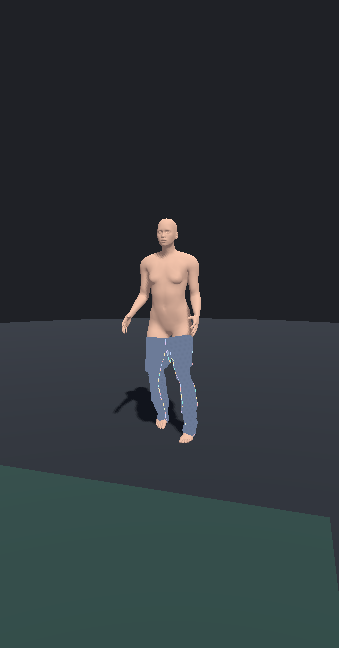
#> input picture godot/docs-shots/athletic_charlie.png, 339 x 648 px, given in place of walk_file_petite.png, which was not available
$ python montage2.py ../../godot/docs-shots ../../godot/docs-shots/athletic_penelope.png ../../godot/docs-shots/athletic_penelope.png ../../godot/docs-shots/athletic_penelope.png
#> lines starting #> are read from the running program, lines starting #| are printed output that depends on the picture; pictures that were not available may be replaced by others from this repository, and a replacement may not be noted
import sys
from PIL import Image
tag, out = sys.argv[1], sys.argv[2]
presets = ['petite', 'average', 'tall', 'curvy', 'athletic', 'plus']
W, H = 300, 640
canvas = Image.new('RGB', (W * len(presets), H * 2), (233, 230, 224))
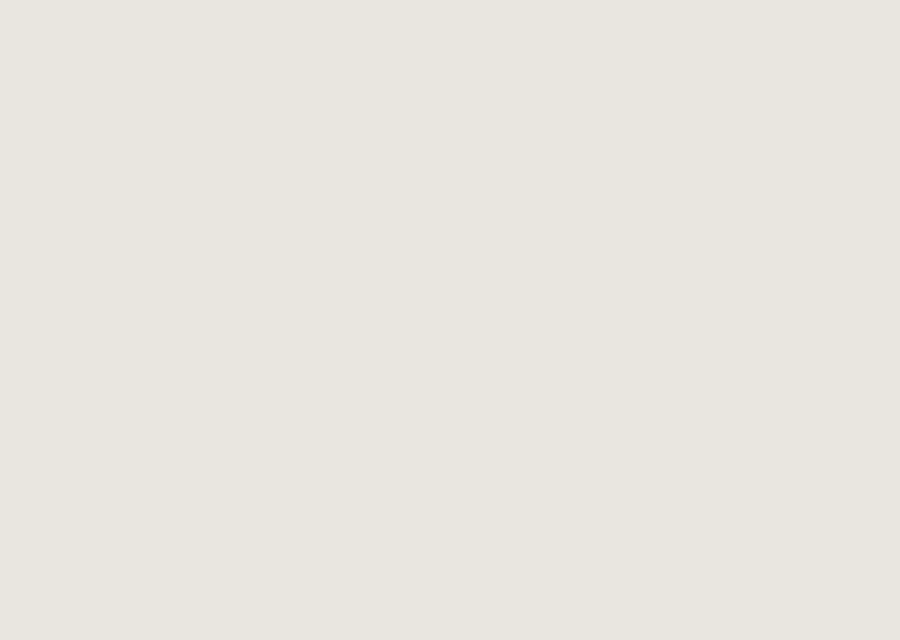
#> canvas: PIL image 1800x1280 RGB (shown at 1/2 size); mean R, G, B 233, 230, 224
for i, p in enumerate(presets):
    im = Image.open(f'{sys.argv[3]}/out_{sys.argv[4]}_{tag}_{p}/walk_file_{p}.png').convert('RGB')
#> im is the input picture: PIL image 339x648 RGB; mean R, G, B 47.1, 54.4, 58
    last = im.width - W
#> last = 39
    canvas.paste(im.crop((last, 0, last + W, H)), (i * W, 0))
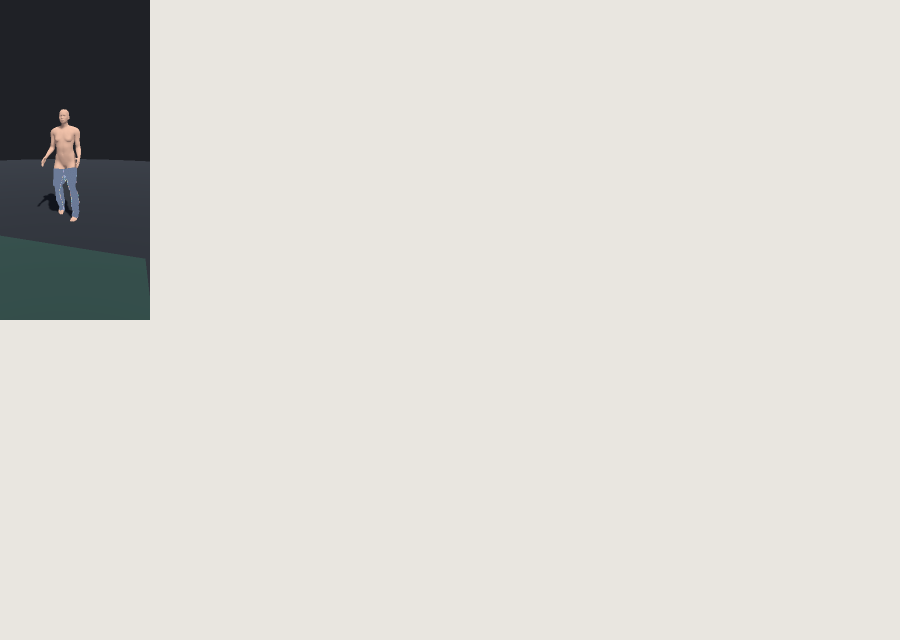
#> canvas: PIL image 1800x1280 RGB (shown at 1/2 size); mean R, G, B 217.6, 215.4, 210.2
    canvas.paste(im.crop((last, H, last + W, 2 * H)), (i * W, H))
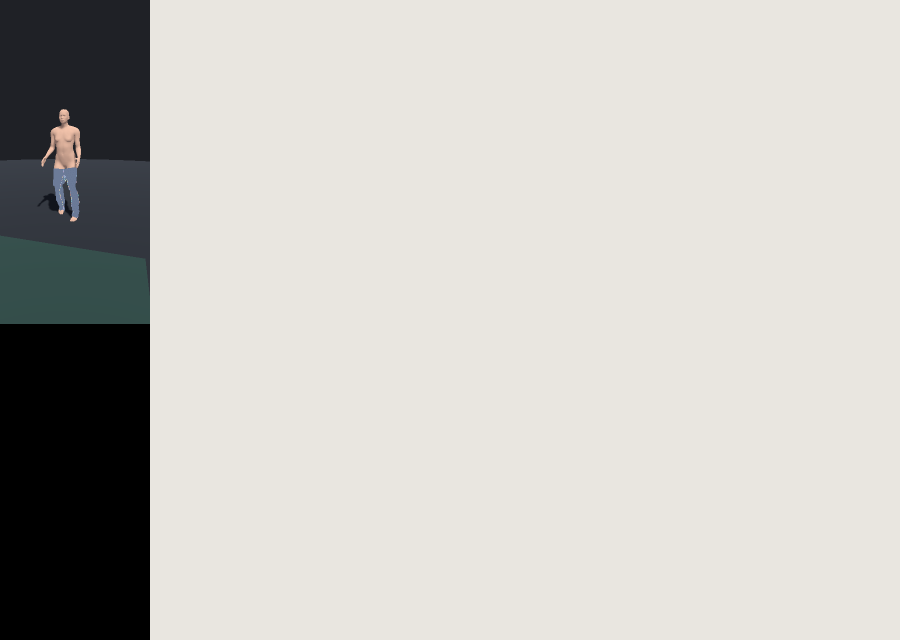
#> canvas: PIL image 1800x1280 RGB (shown at 1/2 size); mean R, G, B 198.2, 196.3, 191.6
#> pass 2 of the loop `for i, p in enumerate(presets):`:
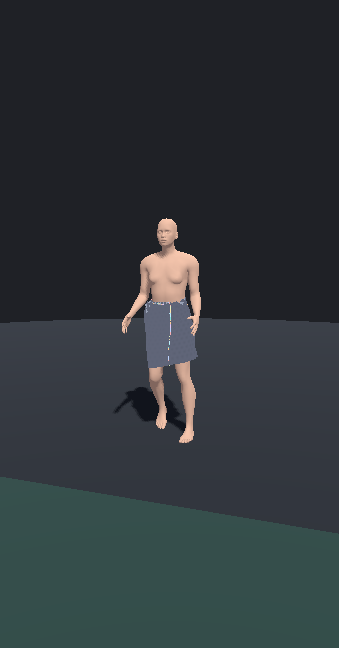
#> input picture godot/docs-shots/athletic_penelope.png, 339 x 648 px, given in place of walk_file_average.png, which was not available
#> im is the input picture: PIL image 339x648 RGB; mean R, G, B 46.7, 53.5, 57.1
#> `canvas.paste(im.crop((last, 0, last + W, H)), (i * W, 0))`:
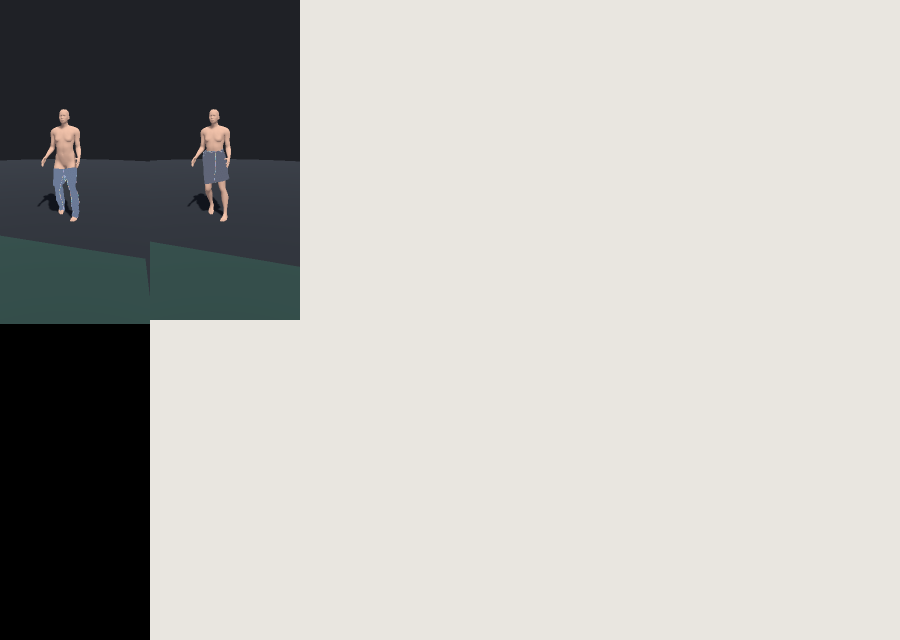
#> canvas: PIL image 1800x1280 RGB (shown at 1/2 size); mean R, G, B 182.7, 181.6, 177.7
#> `canvas.paste(im.crop((last, H, last + W, 2 * H)), (i * W, H))`:
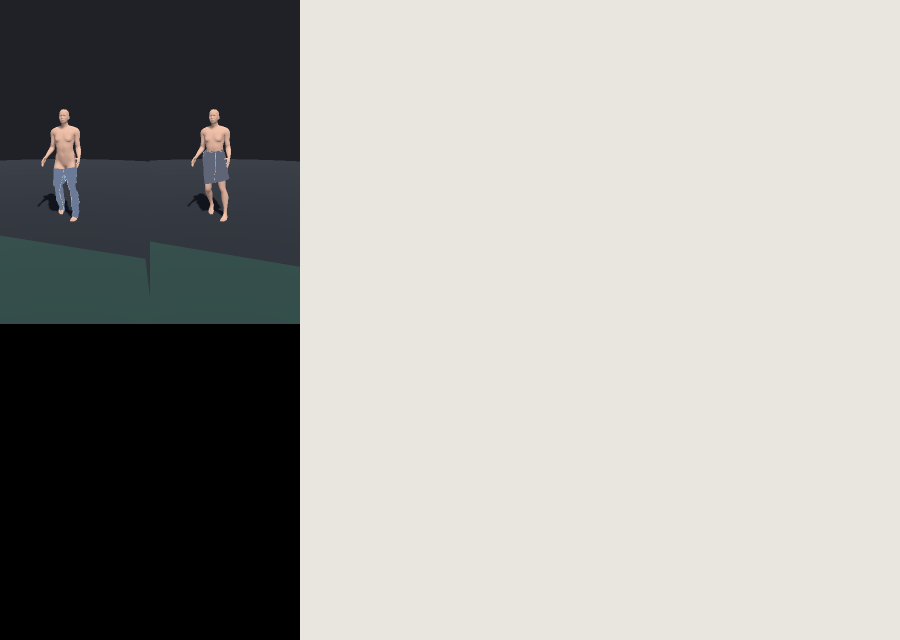
#> canvas: PIL image 1800x1280 RGB (shown at 1/2 size); mean R, G, B 163.3, 162.5, 159.1
#> (the run stopped early here; a loop or call above may not have finished)
